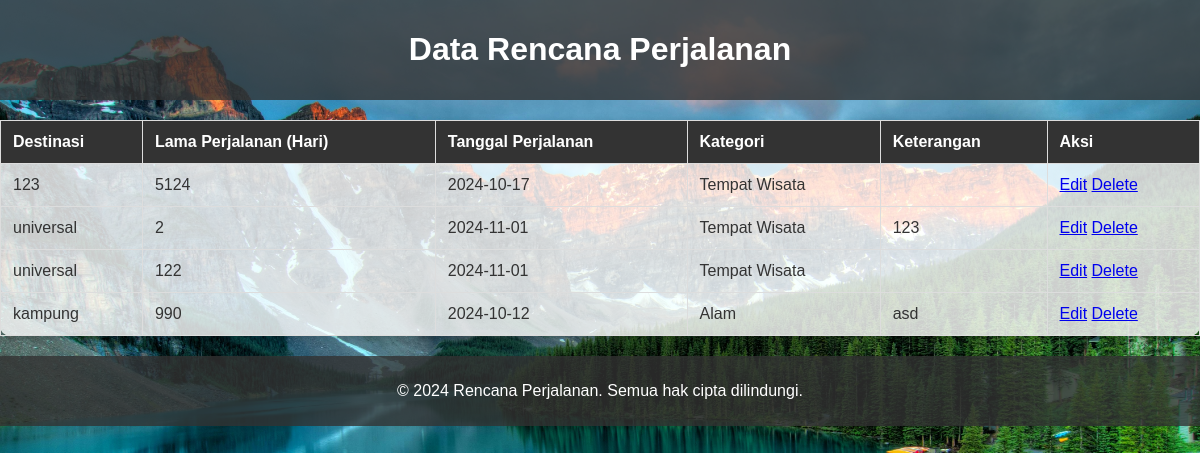
Page /lihat_trip.php on the committed database.
### tables this page shows
CREATE TABLE `trips` (
  `id` int NOT NULL,
  `destination` varchar(255) NOT NULL,
  `days` int NOT NULL,
  `tanggal_perjalanan` date NOT NULL,
  `category_id` int DEFAULT NULL,
  `keterangan` text
);

CREATE TABLE `categories` (
  `id` int NOT NULL,
  `name` varchar(100) NOT NULL
);

### lihat_trip.php (the view, shortened to what this page needs)
<!DOCTYPE html>
<html lang="id">
<head>
    <link rel="stylesheet" href="lihat_trip.css">
</head>
<body>
    <header>
        <h1>Data Rencana Perjalanan</h1>
    </header>
    <main>
        <table>
            <thead>
                <tr>
                    <th>Destinasi</th>
                    <th>Lama Perjalanan (Hari)</th>
                    <th>Tanggal Perjalanan</th>
                    <th>Kategori</th>
                    <th>Keterangan</th>
                    <th>Aksi</th>
                </tr>
            </thead>
            <tbody>
                <?php
                $conn = new mysqli('localhost', 'root', '', 'travel_plan');
                $sql = "SELECT trips.*, categories.name AS category_name FROM trips LEFT JOIN categories ON trips.category_id = categories.id";
                $result = $conn->query($sql);
                while ($row = $result->fetch_assoc()) {
                    echo "<tr>
                        <td>{$row['destination']}</td>
                        <td>{$row['days']}</td>
                        <td>{$row['tanggal_perjalanan']}</td>
                        <td>{$row['category_name']}</td>
                        <td>{$row['keterangan']}</td>
                        <td>
                            <a href='edit_trip.php?id={$row['id']}'>Edit</a>
                            <a href='delete_trip.php?id={$row['id']}' onclick='return confirm(\"Apakah Anda yakin ingin menghapus data ini?\");'>Delete</a>
                        </td>
                    </tr>";
                }
                ?>
            </tbody>
        </table>
    </main>
    <footer>
        <p>&copy; 2024 Rencana Perjalanan. Semua hak cipta dilindungi.</p>
    </footer>
</body>
</html>

### lihat_trip.css (style rules this page uses)
body { font-family: Arial, sans-serif; margin: 0; padding: 0; background-color: #f4f4f4; color: #333; background-image: url('assets/background.jpg'); background-size: cover; background-position: center; background-attachment: fixed; }
table { background-color: rgba(255, 255, 255, 0.8); border-radius: 10px; box-shadow: 0 4px 8px rgba(0, 0, 0, 0.2); }
header { background-color: rgba(51, 51, 51, 0.8); color: white; padding: 10px 20px; text-align: center; }
footer { text-align: center; padding: 10px 0; background-color: rgba(51, 51, 51, 0.8); color: white; }
table { width: 100%; border-collapse: collapse; margin: 20px 0; }
table, th, td { border: 1px solid #ddd; }
th, td { padding: 12px; text-align: left; }
th { background-color: #333; color: white; }

### rows in the picture
trips: destination "123", days "5124", tanggal_perjalanan "2024-10-17", category.name "Tempat Wisata"
trips: destination "universal", days "2", tanggal_perjalanan "2024-11-01", category.name "Tempat Wisata", keterangan "123"
trips: destination "universal", days "122", tanggal_perjalanan "2024-11-01", category.name "Tempat Wisata"
trips: destination "kampung", days "990", tanggal_perjalanan "2024-10-12", category.name "Alam", keterangan "asd"
